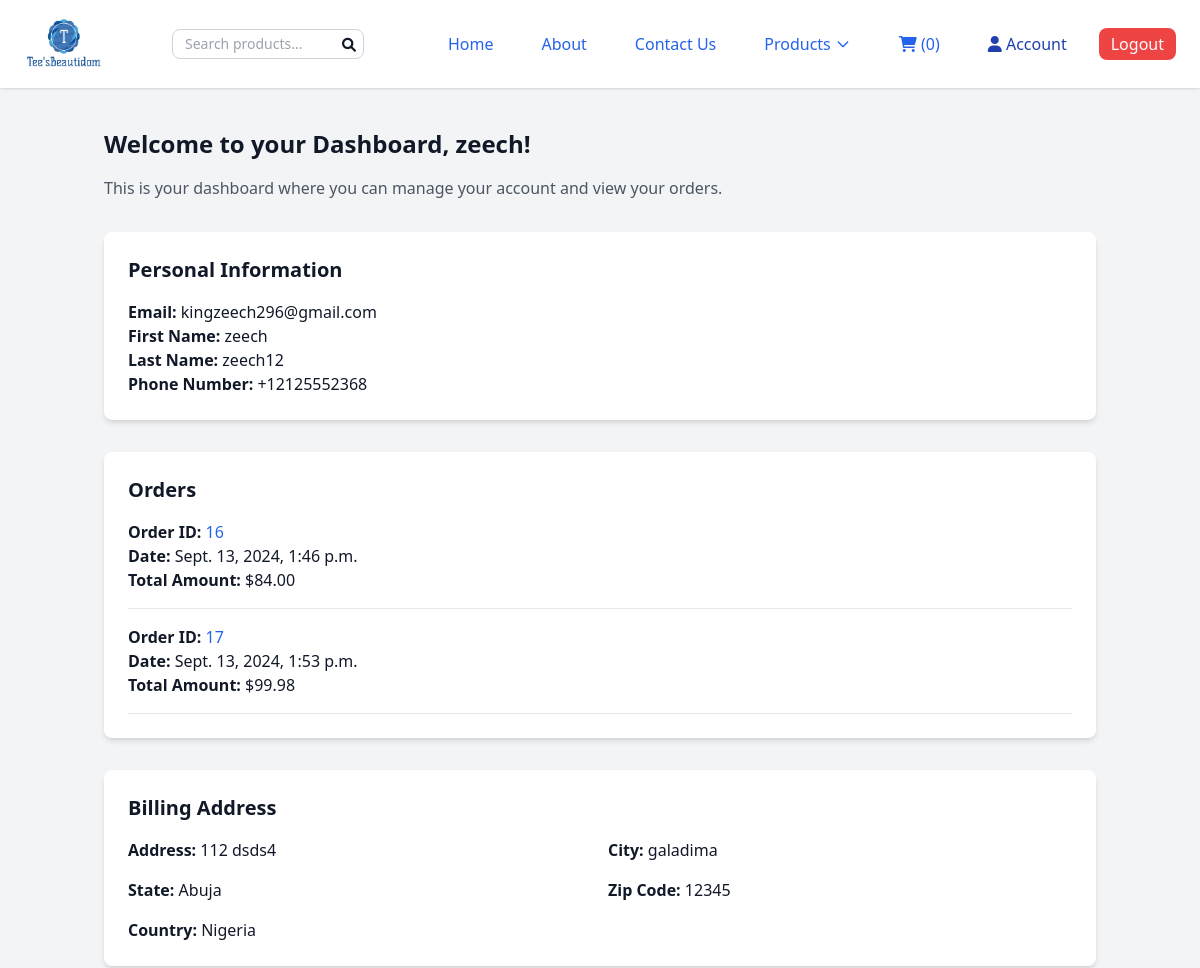
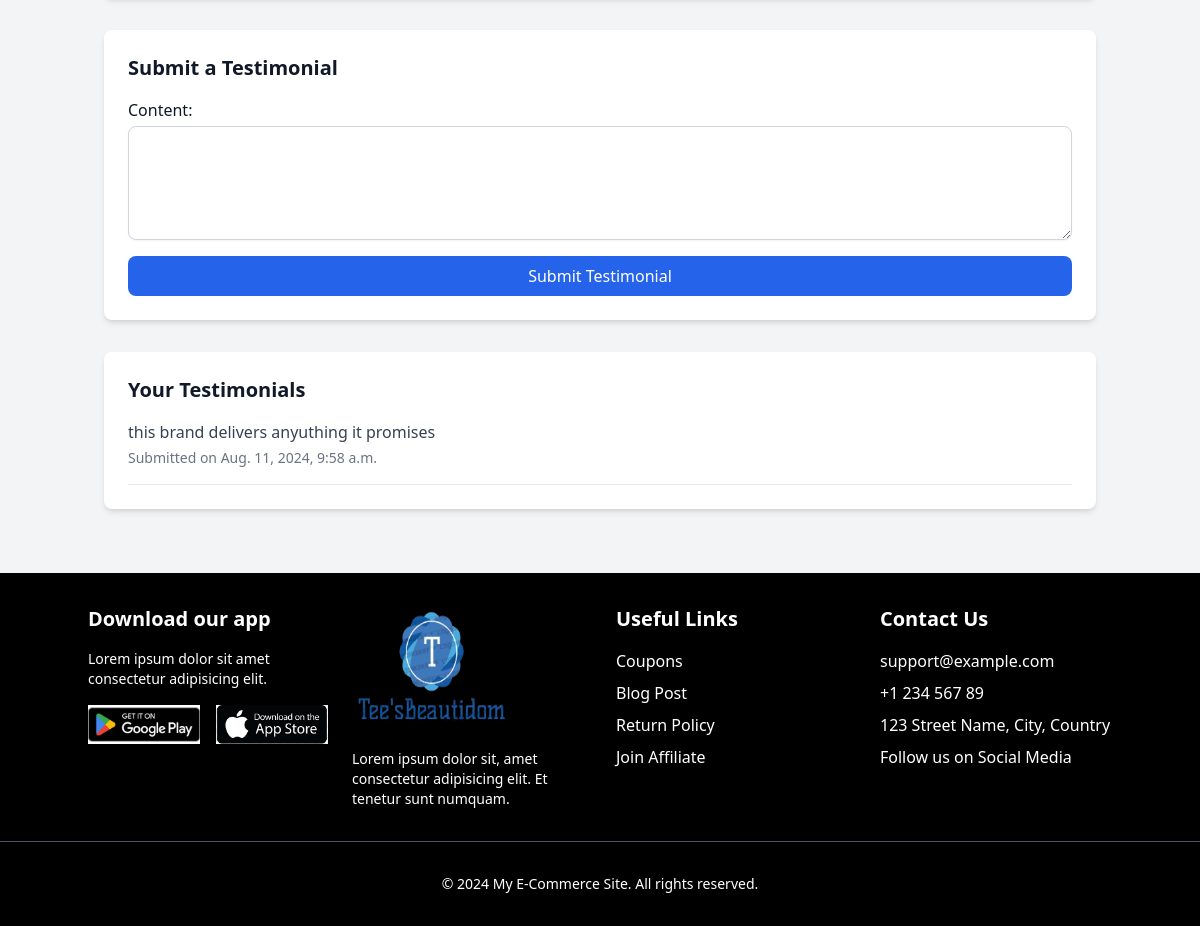
Page /dashboard/ (signed in) on the committed database (2 pictures, top to bottom).
### accounts/models.py (models this page shows, shortened)
class CustomUser(AbstractUser):
    username = None
    email = models.EmailField(unique=True)
    first_name = models.CharField(max_length=30, blank=True)
    last_name = models.CharField(max_length=30, blank=True)
    phone_number = PhoneNumberField(blank=True, null=True)
    USERNAME_FIELD = 'email'
    REQUIRED_FIELDS = ['first_name', 'last_name']
    objects = CustomUserManager()

### order/models.py (models this page shows, shortened)
class Order(models.Model):
    STATUS_CHOICES = [
        ('pending', 'Pending'),
        ('confirmed', 'Confirmed'),
        ('shipped', 'Shipped'),
        ('delivered', 'Delivered'),
        ('cancelled', 'Cancelled'),
    ]
    user = models.ForeignKey(settings.AUTH_USER_MODEL, on_delete=models.CASCADE)
    created_at = models.DateTimeField(auto_now_add=True)
    updated_at = models.DateTimeField(auto_now=True)
    is_paid = models.BooleanField(default=False)
    stripe_session_id = models.CharField(max_length=255, blank=True, null=True)
    status = models.CharField(max_length=20, choices=STATUS_CHOICES, default='pending')
    def total_amount(self):
        return sum(item.total_price() for item in self.items.all())

class OrderItem(models.Model):
    order = models.ForeignKey(Order, related_name='items', on_delete=models.CASCADE)
    product = models.ForeignKey(Product, on_delete=models.CASCADE)
    quantity = models.PositiveIntegerField(default=1)
    price = models.DecimalField(max_digits=10, decimal_places=2)
    def total_price(self):
        return self.quantity * self.price

### payment/models.py (models this page shows, shortened)
class BillingAddress(models.Model):
    user = models.OneToOneField(settings.AUTH_USER_MODEL, on_delete=models.CASCADE)
    order = models.ForeignKey(Order, on_delete=models.CASCADE, null=True)
    address = models.CharField(max_length=255)
    city = models.CharField(max_length=100)
    state = models.CharField(max_length=100)
    zip_code = models.CharField(max_length=20)
    country = models.CharField(max_length=100)

### core/models.py (models this page shows, shortened)
class Testimonial(models.Model):
    user = models.ForeignKey(settings.AUTH_USER_MODEL, on_delete=models.CASCADE)
    content = models.TextField()
    created_at = models.DateTimeField(auto_now_add=True)

### dashboard/views.py (the view, shortened to what this page needs)
# urls.py: path('', DashboardView.as_view(), name='dashboard'),
class DashboardView(LoginRequiredMixin, TemplateView):
    template_name = 'dashboard/dashboard.html'
    def get_context_data(self, **kwargs):
        context = super().get_context_data(**kwargs)
        context['orders'] = Order.objects.filter(user=self.request.user)
        context['billing_address'] = BillingAddress.objects.filter(user=self.request.user).first()
        context['form'] = TestimonialForm()
        context['testimonials'] = Testimonial.objects.filter(user=self.request.user)
        return context

### core/forms.py
class TestimonialForm(forms.ModelForm):
    class Meta:
        model = Testimonial
        fields = ['content']
        widgets = {
            'content': forms.Textarea(attrs={
                'rows': 4,
                'class': 'mt-1 block w-full px-4 py-2 border border-gray-300 rounded-lg shadow-sm focus:ring-blue-500 focus:border-blue-500'
            }),
        }

### order/context_processors.py (called while the page is built)
def cart_item_count(request):
    cart = request.session.get('cart', {})
    item_count = sum(cart.values())
    return {'cart_item_count': item_count}

### product/context_processors.py (called while the page is built)
def categories_processor(request):
    return {
        'categories': Category.objects.all()
    }

### dashboard/templates/dashboard/dashboard.html (shortened to what this page needs)
{% extends 'base.html' %}
{% block content %}
<div class="container mx-auto py-8 px-4">
    <h2 class="text-2xl font-bold mb-4">Welcome to your Dashboard, {{ user.first_name }}!</h2>
    <p class="mb-8 text-gray-600">This is your dashboard where you can manage your account and view your orders.</p>
    <div class="bg-white shadow-md rounded-lg p-6 mb-8">
        <h3 class="text-xl font-semibold mb-4">Personal Information</h3>
        <p><strong>Email:</strong> {{ user.email }}</p>
        <p><strong>First Name:</strong> {{ user.first_name }}</p>
        <p><strong>Last Name:</strong> {{ user.last_name }}</p>
        <p><strong>Phone Number:</strong> {{ user.phone_number }}</p>
    </div>
    <div class="bg-white shadow-md rounded-lg p-6 mb-8">
        <h3 class="text-xl font-semibold mb-4">Orders</h3>
        <ul class="space-y-4">
            {% for order in orders %}
                <li class="border-b border-gray-200 pb-4">
                    <p><strong>Order ID:</strong>
                        <a href="{% url 'order:order_detail' order.id %}" class="text-blue-600 hover:underline">{{ order.id }}</a>
                    </p>
                    <p><strong>Date:</strong> {{ order.created_at }}</p>
                    <p><strong>Total Amount:</strong> ${{ order.total_amount }}</p>
                </li>
            {% empty %}
                <li class="text-gray-500">No orders placed yet.</li>
            {% endfor %}
        </ul>
    </div>
    <div class="bg-white shadow-md rounded-lg p-6 mb-8">
        <h3 class="text-xl font-semibold mb-4">Billing Address</h3>
        {% if billing_address %}
            <div class="grid grid-cols-1 sm:grid-cols-2 gap-4">
                <p><strong>Address:</strong> {{ billing_address.address }}</p>
                <p><strong>City:</strong> {{ billing_address.city }}</p>
                <p><strong>State:</strong> {{ billing_address.state }}</p>
                <p><strong>Zip Code:</strong> {{ billing_address.zip_code }}</p>
                <p><strong>Country:</strong> {{ billing_address.country }}</p>
            </div>
        {% else %}
            <p class="text-gray-500">No billing address found.</p>
        {% endif %}
    </div>
    <div class="bg-white shadow-md rounded-lg p-6 mb-8">
        <h3 class="text-xl font-semibold mb-4">Submit a Testimonial</h3>
        <form method="post" class="space-y-4">
            {{ form.as_p }}
            <button type="submit" class="w-full bg-blue-600 text-white px-4 py-2 rounded-lg hover:bg-blue-700">Submit Testimonial</button>
        </form>
    </div>
    <div class="bg-white shadow-md rounded-lg p-6 mb-8">
        <h3 class="text-xl font-semibold mb-4">Your Testimonials</h3>
        <ul class="space-y-4">
            {% for testimonial in testimonials %}
                <li class="border-b border-gray-200 pb-4">
                    <p class="text-gray-700">{{ testimonial.content }}</p>
                    <p class="text-sm text-gray-500 mt-1">Submitted on {{ testimonial.created_at }}</p>
                </li>
            {% empty %}
                <li class="text-gray-500">No testimonials yet.</li>
            {% endfor %}
        </ul>
    </div>
</div>
{% endblock %}

### rows in the picture
CustomUser: first_name "zeech", email "kingzeech296@gmail.com", last_name "zeech12", phone_number "+12125552368"
Order: id "16", created_at "Sept. 13, 2024, 1:46 p.m.", total_amount "84.00"
Order: id "17", created_at "Sept. 13, 2024, 1:53 p.m.", total_amount "99.98"
BillingAddress: address "112 dsds4", city "galadima", state "Abuja", zip_code "12345", country "Nigeria"
Testimonial: content "this brand delivers anyuthing it promises", created_at "Aug. 11, 2024, 9:58 a.m."

### other values in the picture
{{ cart_item_count }} "0"
